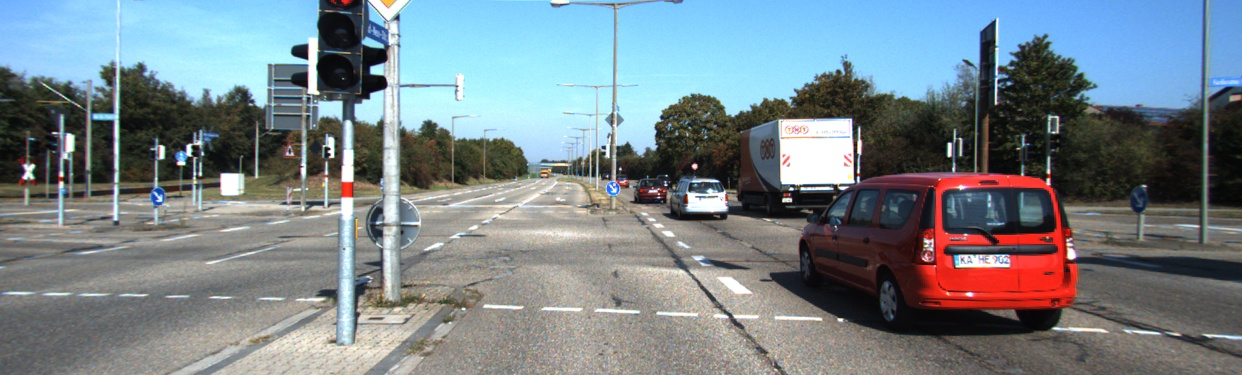
#> input picture Filter/003462.jpg, 1242 x 375 px, found by its file name
$ python Gaussian_Filters.py
#> lines starting #> are read from the running program, lines starting #| are printed output that depends on the picture
import cv2
import numpy as np
import math as m


def TwoDGaussian(sigma, x, y):
    G = m.exp(-(x ** 2 + y ** 2) / (2 * sigma * sigma)) / (2 * m.pi * sigma * sigma)
    return G


def Filter(sigma, kernelsize):
    f = np.zeros((kernelsize, kernelsize))
    center = (kernelsize - 1) / 2
    for i in range(kernelsize):
        for j in range(kernelsize):
            f[i, j] = TwoDGaussian(sigma, j - center, i - center)
    t = np.sum(f)
    f = f / t
    print(f)
    return f


img = cv2.imread('./003462.jpg')
#> img is the input picture: shape (375, 1242, 3); mean B, G, R 137.1, 130.9, 119.4
im2 = np.zeros((img.shape[0], img.shape[1]))
imgray = cv2.cvtColor(img, cv2.COLOR_BGR2GRAY)
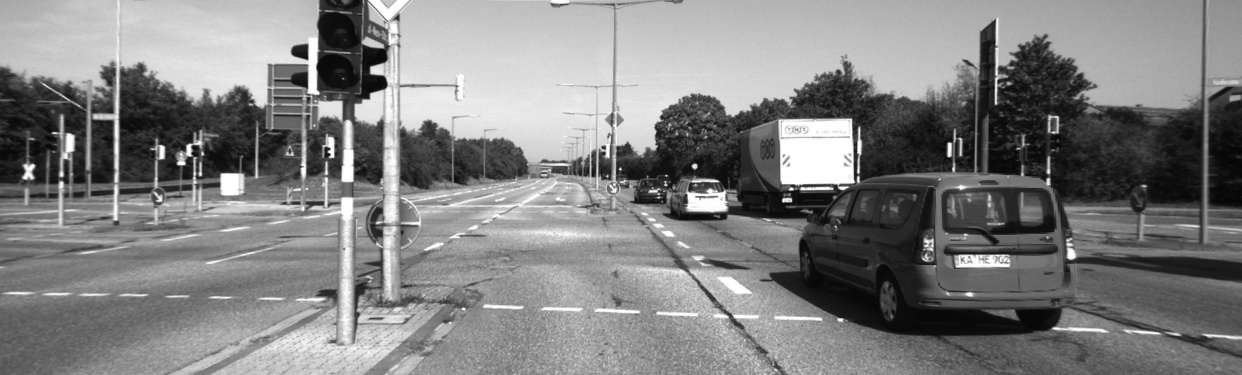
#> imgray: shape (375, 1242); min 4, max 255, mean 128.2
ksize = 5
F = Filter(1.5, ksize)
for i in range(img.shape[0] - ksize + 1):
    for j in range(img.shape[1] - ksize + 1):
        im2[i + 1, j + 1] = np.abs(np.sum(imgray[i:ksize + i, j:ksize + j] * F))
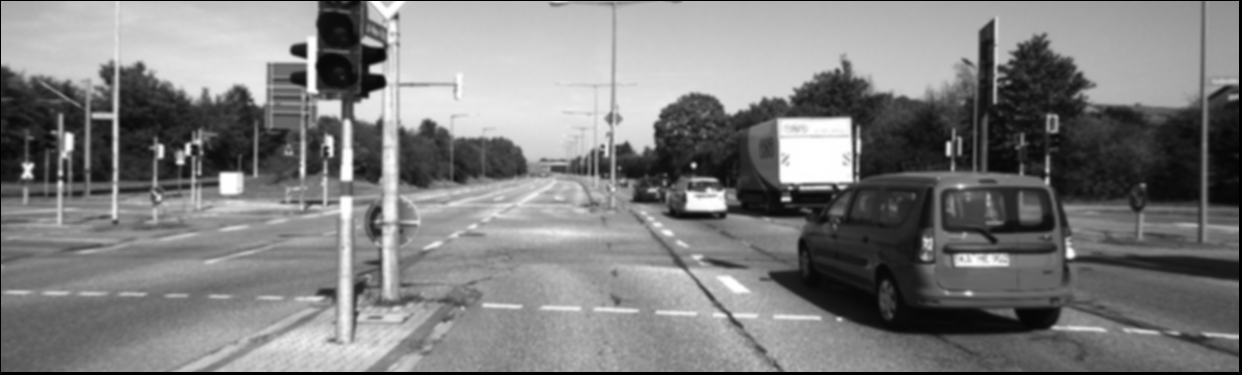
#> im2: shape (375, 1242) float64; min 0, max 255, mean 126.2; drawn with min black and max white

cv2.imshow('origin', img)
cv2.imshow('gray ', imgray)
cv2.imshow('filter', np.uint8(im2))
cv2.imwrite('./Gaussian_filter.jpg', im2)
cv2.waitKey(0)
